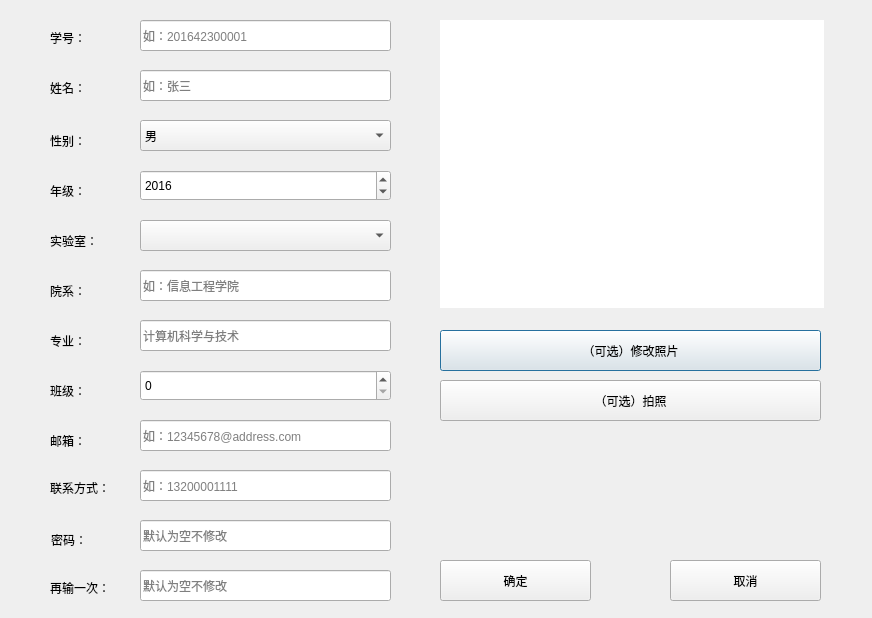
<?xml version="1.0" encoding="UTF-8"?>
<ui version="4.0">
 <class>UpdateDialog</class>
 <widget class="QDialog" name="UpdateDialog">
  <property name="geometry">
   <rect>
    <x>0</x>
    <y>0</y>
    <width>872</width>
    <height>618</height>
   </rect>
  </property>
  <property name="windowTitle">
   <string>Dialog</string>
  </property>
  <widget class="QLabel" name="label">
   <property name="geometry">
    <rect>
     <x>50</x>
     <y>30</y>
     <width>72</width>
     <height>15</height>
    </rect>
   </property>
   <property name="text">
    <string>学号：</string>
   </property>
  </widget>
  <widget class="QLabel" name="label_2">
   <property name="geometry">
    <rect>
     <x>50</x>
     <y>80</y>
     <width>72</width>
     <height>15</height>
    </rect>
   </property>
   <property name="text">
    <string>姓名：</string>
   </property>
  </widget>
  <widget class="QLabel" name="label_3">
   <property name="geometry">
    <rect>
     <x>50</x>
     <y>130</y>
     <width>72</width>
     <height>21</height>
    </rect>
   </property>
   <property name="text">
    <string>性别：</string>
   </property>
  </widget>
  <widget class="QLabel" name="label_4">
   <property name="geometry">
    <rect>
     <x>50</x>
     <y>180</y>
     <width>72</width>
     <height>21</height>
    </rect>
   </property>
   <property name="text">
    <string>年级：</string>
   </property>
  </widget>
  <widget class="QLabel" name="label_5">
   <property name="geometry">
    <rect>
     <x>50</x>
     <y>280</y>
     <width>72</width>
     <height>21</height>
    </rect>
   </property>
   <property name="text">
    <string>院系：</string>
   </property>
  </widget>
  <widget class="QLabel" name="label_6">
   <property name="geometry">
    <rect>
     <x>50</x>
     <y>330</y>
     <width>72</width>
     <height>21</height>
    </rect>
   </property>
   <property name="text">
    <string>专业：</string>
   </property>
  </widget>
  <widget class="QLabel" name="label_7">
   <property name="geometry">
    <rect>
     <x>50</x>
     <y>380</y>
     <width>72</width>
     <height>21</height>
    </rect>
   </property>
   <property name="text">
    <string>班级：</string>
   </property>
  </widget>
  <widget class="QLabel" name="label_8">
   <property name="geometry">
    <rect>
     <x>50</x>
     <y>430</y>
     <width>72</width>
     <height>21</height>
    </rect>
   </property>
   <property name="text">
    <string>邮箱：</string>
   </property>
  </widget>
  <widget class="QLabel" name="label_9">
   <property name="geometry">
    <rect>
     <x>50</x>
     <y>480</y>
     <width>72</width>
     <height>15</height>
    </rect>
   </property>
   <property name="text">
    <string>联系方式：</string>
   </property>
  </widget>
  <widget class="QLineEdit" name="studentIdLineEdit">
   <property name="geometry">
    <rect>
     <x>140</x>
     <y>20</y>
     <width>251</width>
     <height>31</height>
    </rect>
   </property>
   <property name="readOnly">
    <bool>false</bool>
   </property>
   <property name="placeholderText">
    <string>如：201642300001</string>
   </property>
  </widget>
  <widget class="QLineEdit" name="nameLineEdit">
   <property name="geometry">
    <rect>
     <x>140</x>
     <y>70</y>
     <width>251</width>
     <height>31</height>
    </rect>
   </property>
   <property name="placeholderText">
    <string>如：张三</string>
   </property>
  </widget>
  <widget class="QComboBox" name="sexComboBox">
   <property name="geometry">
    <rect>
     <x>140</x>
     <y>120</y>
     <width>251</width>
     <height>31</height>
    </rect>
   </property>
   <item>
    <property name="text">
     <string>男</string>
    </property>
   </item>
   <item>
    <property name="text">
     <string>女</string>
    </property>
   </item>
  </widget>
  <widget class="QLineEdit" name="majorLineEdit">
   <property name="geometry">
    <rect>
     <x>140</x>
     <y>320</y>
     <width>251</width>
     <height>31</height>
    </rect>
   </property>
   <property name="placeholderText">
    <string>计算机科学与技术</string>
   </property>
  </widget>
  <widget class="QLineEdit" name="emailLineEdit">
   <property name="geometry">
    <rect>
     <x>140</x>
     <y>420</y>
     <width>251</width>
     <height>31</height>
    </rect>
   </property>
   <property name="placeholderText">
    <string>如：12345678@address.com</string>
   </property>
  </widget>
  <widget class="QLineEdit" name="telephoneLineEdit">
   <property name="geometry">
    <rect>
     <x>140</x>
     <y>470</y>
     <width>251</width>
     <height>31</height>
    </rect>
   </property>
   <property name="placeholderText">
    <string>如：13200001111</string>
   </property>
  </widget>
  <widget class="QPushButton" name="fileOpenButton">
   <property name="geometry">
    <rect>
     <x>440</x>
     <y>330</y>
     <width>381</width>
     <height>41</height>
    </rect>
   </property>
   <property name="text">
    <string>（可选）修改照片</string>
   </property>
  </widget>
  <widget class="QPushButton" name="okButton">
   <property name="geometry">
    <rect>
     <x>440</x>
     <y>560</y>
     <width>151</width>
     <height>41</height>
    </rect>
   </property>
   <property name="text">
    <string>确定</string>
   </property>
  </widget>
  <widget class="QPushButton" name="cancelButton">
   <property name="geometry">
    <rect>
     <x>670</x>
     <y>560</y>
     <width>151</width>
     <height>41</height>
    </rect>
   </property>
   <property name="text">
    <string>取消</string>
   </property>
  </widget>
  <widget class="QLabel" name="label_10">
   <property name="geometry">
    <rect>
     <x>51</x>
     <y>530</y>
     <width>71</width>
     <height>20</height>
    </rect>
   </property>
   <property name="text">
    <string>密码：</string>
   </property>
  </widget>
  <widget class="QLineEdit" name="passwordLineEdit">
   <property name="geometry">
    <rect>
     <x>140</x>
     <y>520</y>
     <width>251</width>
     <height>31</height>
    </rect>
   </property>
   <property name="statusTip">
    <string/>
   </property>
   <property name="whatsThis">
    <string/>
   </property>
   <property name="echoMode">
    <enum>QLineEdit::Password</enum>
   </property>
   <property name="placeholderText">
    <string>默认为空不修改</string>
   </property>
  </widget>
  <widget class="QLineEdit" name="rePasswordLineEdit">
   <property name="geometry">
    <rect>
     <x>140</x>
     <y>570</y>
     <width>251</width>
     <height>31</height>
    </rect>
   </property>
   <property name="echoMode">
    <enum>QLineEdit::Password</enum>
   </property>
   <property name="placeholderText">
    <string>默认为空不修改</string>
   </property>
  </widget>
  <widget class="QLabel" name="label_11">
   <property name="geometry">
    <rect>
     <x>50</x>
     <y>580</y>
     <width>72</width>
     <height>15</height>
    </rect>
   </property>
   <property name="text">
    <string>再输一次：</string>
   </property>
  </widget>
  <widget class="QLineEdit" name="departmentLineEdit">
   <property name="geometry">
    <rect>
     <x>140</x>
     <y>270</y>
     <width>251</width>
     <height>31</height>
    </rect>
   </property>
   <property name="placeholderText">
    <string>如：信息工程学院</string>
   </property>
  </widget>
  <widget class="QDateEdit" name="gradeDateEdit">
   <property name="geometry">
    <rect>
     <x>140</x>
     <y>170</y>
     <width>251</width>
     <height>31</height>
    </rect>
   </property>
   <property name="dateTime">
    <datetime>
     <hour>0</hour>
     <minute>0</minute>
     <second>0</second>
     <year>2016</year>
     <month>1</month>
     <day>1</day>
    </datetime>
   </property>
   <property name="displayFormat">
    <string>yyyy</string>
   </property>
  </widget>
  <widget class="QSpinBox" name="classesSpinBox">
   <property name="geometry">
    <rect>
     <x>140</x>
     <y>370</y>
     <width>251</width>
     <height>31</height>
    </rect>
   </property>
  </widget>
  <widget class="QLabel" name="photoView">
   <property name="geometry">
    <rect>
     <x>440</x>
     <y>20</y>
     <width>384</width>
     <height>288</height>
    </rect>
   </property>
   <property name="styleSheet">
    <string notr="true">background-color: rgb(255, 255, 255);</string>
   </property>
   <property name="text">
    <string/>
   </property>
   <property name="scaledContents">
    <bool>true</bool>
   </property>
  </widget>
  <widget class="QComboBox" name="labComboBox">
   <property name="geometry">
    <rect>
     <x>140</x>
     <y>220</y>
     <width>251</width>
     <height>31</height>
    </rect>
   </property>
  </widget>
  <widget class="QLabel" name="label_12">
   <property name="geometry">
    <rect>
     <x>50</x>
     <y>230</y>
     <width>72</width>
     <height>21</height>
    </rect>
   </property>
   <property name="text">
    <string>实验室：</string>
   </property>
  </widget>
  <widget class="QPushButton" name="cameraOpenButton">
   <property name="geometry">
    <rect>
     <x>440</x>
     <y>380</y>
     <width>381</width>
     <height>41</height>
    </rect>
   </property>
   <property name="text">
    <string>（可选）拍照</string>
   </property>
  </widget>
 </widget>
 <tabstops>
  <tabstop>studentIdLineEdit</tabstop>
  <tabstop>nameLineEdit</tabstop>
  <tabstop>sexComboBox</tabstop>
  <tabstop>gradeDateEdit</tabstop>
  <tabstop>labComboBox</tabstop>
  <tabstop>departmentLineEdit</tabstop>
  <tabstop>majorLineEdit</tabstop>
  <tabstop>classesSpinBox</tabstop>
  <tabstop>emailLineEdit</tabstop>
  <tabstop>telephoneLineEdit</tabstop>
  <tabstop>passwordLineEdit</tabstop>
  <tabstop>rePasswordLineEdit</tabstop>
  <tabstop>fileOpenButton</tabstop>
  <tabstop>okButton</tabstop>
  <tabstop>cancelButton</tabstop>
 </tabstops>
 <resources/>
 <connections/>
</ui>
